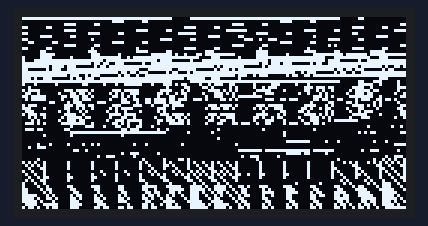
Recording of a sketch running on a simulated Arduino Uno, built with avr-gcc and run on an emulated ATmega328P. Parts: 128×64 one-colour display.

Above: at 0.1 s.

The sketch:

photo_OLED.ino
```cpp
#include "Wire.h"
#include "Adafruit_GFX.h"
#include "Adafruit_SSD1306.h"
#define OLED_RESET 4
Adafruit_SSD1306 display(128, 64, &Wire, OLED_RESET);
const unsigned char myBitmap [] PROGMEM = {
  // 'BALAJI, 50x50px
  0xff, 0xff, 0xff, 0xff, 0xff, 0xff, 0xc0, 0xff, 0xff, 0xff, 0xff, 0xff, 0xff, 0xc0, 0xc0, 0x00,
  0x00, 0x00, 0x00, 0x03, 0xc0, 0xc0, 0x00, 0x00, 0x00, 0x00, 0x03, 0xc0, 0xc0, 0x00, 0x00, 0x00,
  0x00, 0x03, 0xc0, 0xc0, 0x00, 0x00, 0x00, 0x00, 0x03, 0xc0, 0xc0, 0x00, 0x00, 0x00, 0x00, 0x03,
  0xc0, 0xc0, 0x00, 0x00, 0x00, 0x00, 0x03, 0xc0, 0xc0, 0x00, 0x00, 0x00, 0x00, 0x03, 0xc0, 0xc0,
  0x00, 0x03, 0xc0, 0x00, 0x03, 0xc0, 0xc0, 0x00, 0x0f, 0xe0, 0x00, 0x03, 0xc0, 0xc0, 0x00, 0x0f,
  0xc0, 0x00, 0x03, 0xc0, 0xc0, 0x00, 0x0f, 0xc0, 0x00, 0x03, 0xc0, 0xc0, 0x00, 0x03, 0x00, 0x00,
  0x03, 0xc0, 0xc0, 0x00, 0x00, 0x00, 0x00, 0x03, 0xc0, 0xc0, 0x00, 0x00, 0x40, 0x00, 0x03, 0xc0,
  0xc0, 0x00, 0x01, 0x00, 0x00, 0x03, 0xc0, 0xc0, 0x00, 0x39, 0x38, 0x00, 0x03, 0xc0, 0xc0, 0x00,
  0x30, 0x30, 0x00, 0x03, 0xc0, 0xc0, 0x00, 0x00, 0x00, 0x00, 0x03, 0xc0, 0xc0, 0x00, 0x00, 0x00,
  0x00, 0x03, 0xc0, 0xc0, 0x00, 0x00, 0x00, 0x00, 0x03, 0xc0, 0xc0, 0x00, 0x02, 0x80, 0x00, 0x03,
  0xc0, 0xc0, 0x01, 0x00, 0x02, 0x00, 0x03, 0xc0, 0xc0, 0x01, 0x00, 0x01, 0x00, 0x03, 0xc0, 0xc0,
  0x03, 0x00, 0x03, 0x80, 0x03, 0xc0, 0xc0, 0x07, 0x00, 0x03, 0xc0, 0x03, 0xc0, 0xc0, 0x0f, 0x80,
  0x03, 0xe0, 0x01, 0xc0, 0x80, 0x1f, 0xd2, 0x37, 0xfe, 0x03, 0xc0, 0x80, 0x7f, 0xef, 0xef, 0xff,
  0x83, 0xc0, 0x81, 0xff, 0x97, 0xff, 0xff, 0xe1, 0xc0, 0x83, 0xff, 0xff, 0xf8, 0xff, 0xf1, 0xc0,
  0x8f, 0xff, 0xff, 0xef, 0xff, 0xfb, 0xc0, 0x8f, 0xff, 0xff, 0xdf, 0xff, 0xfb, 0xc0, 0x9f, 0xff,
  0xff, 0xff, 0xfe, 0xd9, 0xc0, 0x9f, 0xff, 0xff, 0xff, 0xfe, 0xdd, 0xc0, 0xb3, 0xff, 0xff, 0xff,
  0xff, 0xbd, 0xc0, 0xb7, 0xff, 0xff, 0xff, 0xff, 0x5f, 0xc0, 0xbf, 0xff, 0xff, 0xff, 0x7f, 0x4d,
  0xc0, 0xb9, 0xff, 0xff, 0xfe, 0x3f, 0xcf, 0xc0, 0xba, 0xff, 0xff, 0xff, 0xff, 0x6d, 0xc0, 0xb0,
  0xff, 0xff, 0xff, 0xff, 0x6d, 0xc0, 0xb1, 0x7f, 0xff, 0xff, 0xff, 0xe5, 0xc0, 0xb2, 0x7f, 0xff,
  0xff, 0xfe, 0xe5, 0xc0, 0xb2, 0x7f, 0xff, 0xff, 0xfe, 0xe5, 0xc0, 0xb3, 0x7f, 0xff, 0xff, 0xff,
  0xe9, 0xc0, 0xb7, 0x3f, 0xff, 0xff, 0xfd, 0xf9, 0xc0, 0x80, 0x00, 0x00, 0x00, 0x00, 0x01, 0xc0,
  0xff, 0xff, 0xff, 0xff, 0xff, 0xff, 0xc0, 0xff, 0xff, 0xff, 0xff, 0xff, 0xff, 0xc0
};

//const GFXbitmapGlyph myBitmapGlyphs [] PROGMEM = {
//  { 0, 50, 50, 0, '0' }// 'BALAJI'
//};

//const GFXbitmapFont myBitmapFont PROGMEM = {
//  (uint8_t *)myBitmapBitmap,
//  (GFXbitmapGlyph *)myBitmapGlyphs,
//  1
//};
//Paste your bitmap here
void setup(){
  display.begin(SSD1306_SWITCHCAPVCC, 0x3C); //or 0x3C
  display.clearDisplay(); //for Clearing the display
  display.drawBitmap(0, 0, myBitmap,128,64, WHITE); // display.drawBitmap(x position, y position, bitmap data, bitmap width, bitmap height, color)
  display.display();
}
void loop() { }
```
